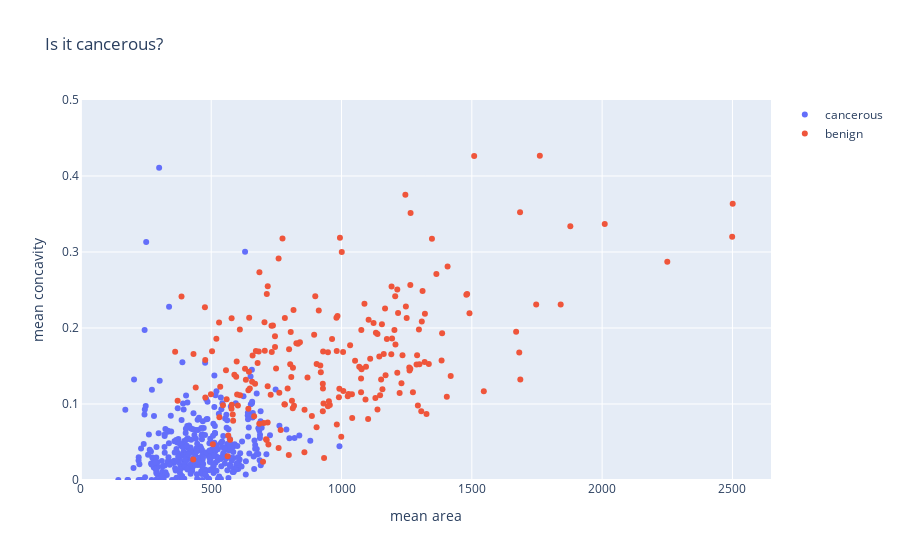

Source (notebook cell):
### Code cell
import plotly.graph_objects as go


layout = {'xaxis': {'title': 'mean area'},
          'yaxis': {'title': 'mean concavity', 
                    'range': [0, .5]}, 'title': 'Is it cancerous?'}
go.Figure([cancerous_scatter, benign_trace], layout = layout)

### Figure 1 — Plotly figure (JSON) as saved in the notebook; plotly's stock layout.template omitted (floating-point values rounded to 4 significant figures; data arrays with more than 128 entries replaced by an {"elided": "..."} marker saying what was removed)
{"data": [{"mode": "markers", "name": "cancerous", "type": "scatter", "x": {"elided": "357 float values"}, "y": {"elided": "357 float values"}}, {"mode": "markers", "name": "benign", "type": "scatter", "x": {"elided": "212 float values"}, "y": {"elided": "212 float values"}}], "layout": {"autosize": true, "title": {"text": "Is it cancerous?"}, "xaxis": {"autorange": true, "range": [-16.37, 2661.0], "title": {"text": "mean area"}, "type": "linear"}, "yaxis": {"range": [0, 0.5], "title": {"text": "mean concavity"}, "type": "linear"}}}
